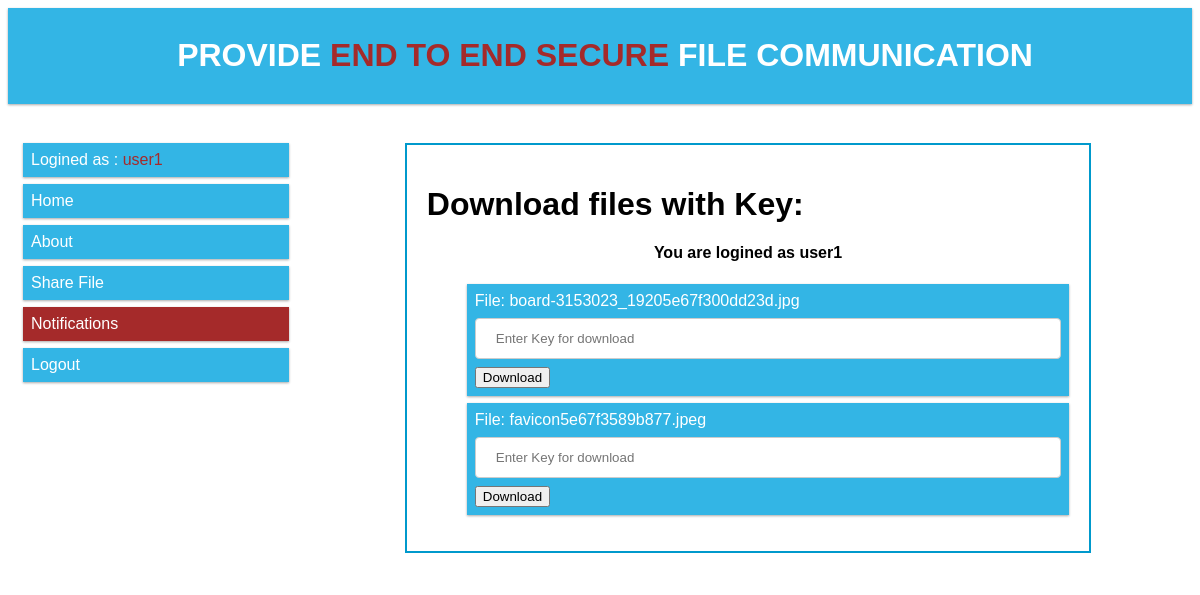
Page /notify.php (signed in) on the committed database.
### tables this page shows
CREATE TABLE `upload` (
  `id` int(11) NOT NULL,
  `username` varchar(64) NOT NULL,
  `file` text NOT NULL,
  `key_value` varchar(12) NOT NULL,
  `type` varchar(64) NOT NULL,
  `share_with` text NOT NULL,
  `public` int(11) NOT NULL DEFAULT 0,
  `date` timestamp NOT NULL DEFAULT current_timestamp() ON UPDATE current_timestamp()
);

### notify.php (the view, shortened to what this page needs)
<?php
	require("database.php");
?>
<!DOCTYPE html>
<html>
<head>
	<link rel="stylesheet" href="style.css">
</head>
<body style="min-height:600px">
<div class="menu">
	<ul>
		<li class="center"><h1 style='color:white;padding-left:10px' class="center">PROVIDE <span style="color:brown">END TO END SECURE</span> FILE COMMUNICATION</h1></li>
	</ul>
</div>
<div class="row" style='margin-top:2%'>
  <div class="col-3 col-s-3 menu">
    <ul>
	<?php
	if(isset($_SESSION["username"]) && !empty($_SESSION["username"]))
	{
		echo '<li>Logined as : <span style="color:brown">'.$_SESSION["username"].'</span></li>';
	}
	?>
      <li><a href="index.php">Home</a></li>
      <li><a href="about.php" >About</a></li>
      <li><a href="share.php" >Share File</a></li>
      <li class="active"><a href="notify.php" >Notifications</a></li>
	  <?php
			if(isset($_SESSION["username"]) && !empty($_SESSION["username"]))
			{
				echo '<li><a href="logout.php">Logout</a></li>';
			}
			else
			{
				echo '<li><a href="register.php">Register</a></li>';
				echo '<li><a href="login.php">Login</a></li>';
			}
		?>
    </ul>
  </div>
  <div class="col-9 col-s-9">
    <div style="width:80%;margin:auto;border: 2px solid #0099cc; padding:20px">
		<h1>Download files with Key:</h1>
		<form action = "<?php echo $_SERVER["REQUEST_URI"]; ?>" method="POST" enctype="multipart/form-data">
		<h4 style="text-align:center;">You are logined as <?=$_SESSION["username"]?></h4>
		<ul class="menu">
			<?php
			if($_SESSION["public"]==1)
			{
				$sql=$conn->query("Select * from upload where public=1 OR FIND_IN_SET('".$_SESSION["username"]."',`share_with`)");
				if($sql->num_rows>0)
				{
					while($row=$sql->fetch_assoc())
					{
						echo "<li>File: ".$row["file"]." <input type='text' name='key".$row["id"]."' placeholder='Enter Key for download'> <button type='submit' name='download' value='".$row["id"]."'>Download</button></li>";
					}
				}
				else
				{
					echo "<li class='center'>No files to download</li>";
				}
			}
			else
			{
				echo "<li class='center'>You are not a public profile</li>";
			}
			?>
	</form>
	</div>
  </div>
</div>
</body>
</html>

### style.css (style rules this page uses)
* { box-sizing: border-box; }
.row::after { content: ""; clear: both; display: table; }
[class*="col-"] { float: left; padding: 15px; }
html { font-family: "Lucida Sans", sans-serif; }
.menu ul { list-style-type: none; margin: 0; padding: 0; }
.menu li { padding: 8px; margin-bottom: 7px; background-color: #33b5e5; color: #ffffff; box-shadow: 0 1px 3px rgba(0,0,0,0.12), 0 1px 2px rgba(0,0,0,0.24); }
.menu li a { text-decoration:none; color:white; }
[class*="col-"] { width: 100%; }
@media only screen and (min-width: 600px) { .col-s-3 { width: 25%; } }
@media only screen and (min-width: 600px) { .col-s-9 { width: 75%; } }
@media only screen and (min-width: 768px) { .col-3 { width: 25%; } }
@media only screen and (min-width: 768px) { .col-9 { width: 75%; } }
.center { text-align:center; }
input[type=text], select,input[type=number],input[type=file],input[type=email],input[type=password],textarea { width: 100%; padding: 12px 20px; margin: 8px 0; display: inline-block; border: 1px solid #ccc; border-radius: 4px; box-sizing: border-box; }
.active { background-color:brown !important; }

### rows in the picture
upload: file "board-3153023_19205e67f300dd23d.jpg", $row["id"] 1 (drawn)
upload: file "favicon5e67f3589b877.jpeg", $row["id"] 2 (drawn)

### other values in the picture
$_SESSION["username"] "user1"
